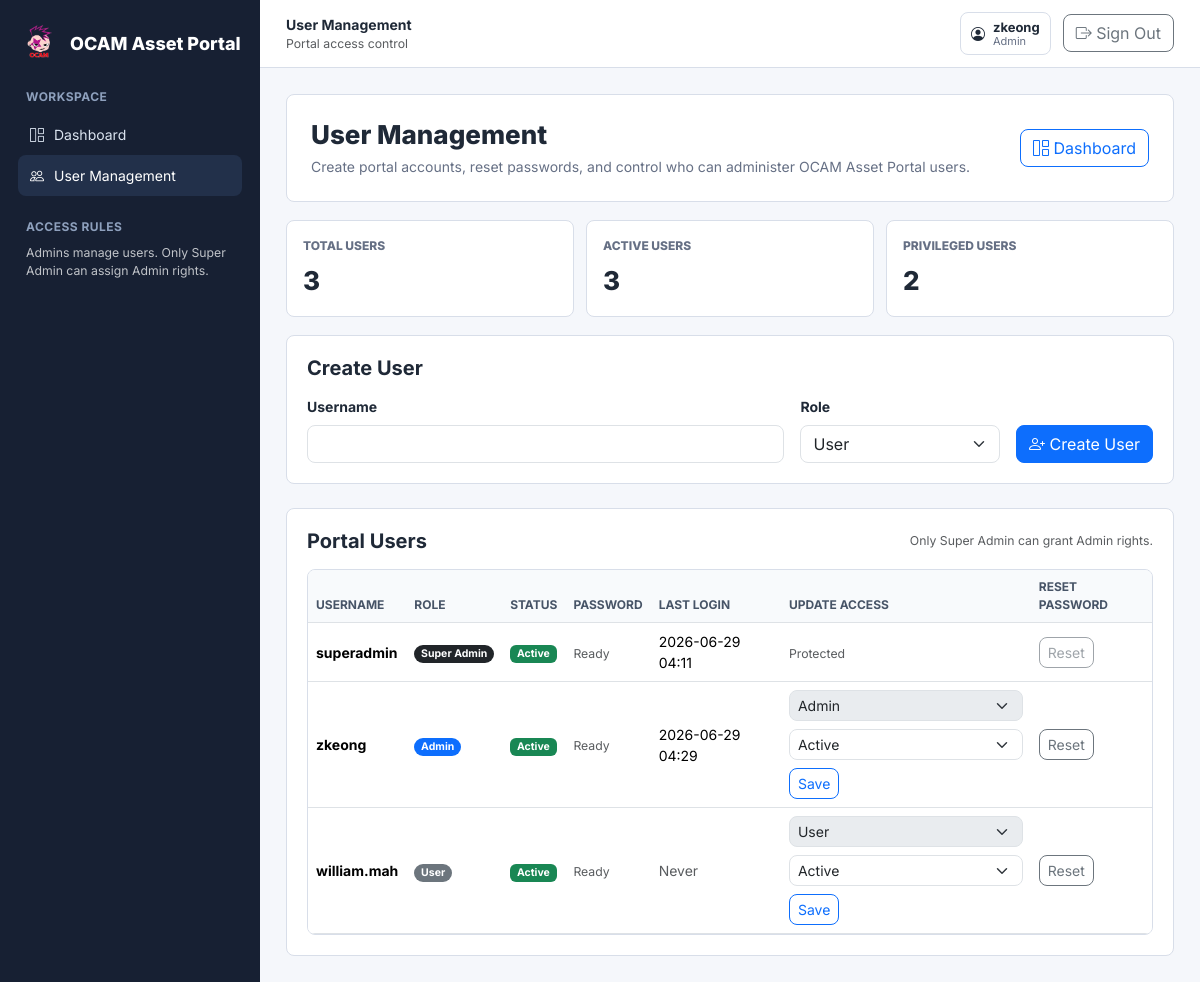
The page /users (signed in) on the database its author committed.
### tables this page shows
CREATE TABLE portal_users (
                id INTEGER PRIMARY KEY AUTOINCREMENT,
                username TEXT NOT NULL UNIQUE,
                password_hash TEXT NOT NULL,
                role TEXT NOT NULL CHECK(role IN ('superadmin', 'admin', 'user')),
                active INTEGER NOT NULL DEFAULT 1,
                created_at INTEGER NOT NULL,
                updated_at INTEGER NOT NULL,
                last_login_at INTEGER
            , password_must_change INTEGER NOT NULL DEFAULT 0);

### app.py (the view)
@app.route("/users")
@admin_required
def users():
    return render_template(
        "users.html",
        users=list_portal_users()
    )

### app.py (called while the page is built)
def db_connection():
    connection = sqlite3.connect(AUTH_DB_PATH)
    connection.row_factory = sqlite3.Row
    return connection

def get_user_by_id(user_id):
    with db_connection() as connection:
        return connection.execute(
            """
            SELECT id, username, role, active, password_must_change, created_at, updated_at, last_login_at
            FROM portal_users
            WHERE id = ?
            """,
            (user_id,)
        ).fetchone()

def csrf_token():
    token = session.get("csrf_token")
    if not token:
        token = secrets.token_urlsafe(32)
        session["csrf_token"] = token
    return token

def is_admin_user():
    return g.current_user and g.current_user["role"] in ("superadmin", "admin")

def admin_required(view):
    @wraps(view)
    def wrapped_view(*args, **kwargs):
        if not is_admin_user():
            abort(403)
        return view(*args, **kwargs)
    return wrapped_view

def role_label(role):
    return ROLE_LABELS.get(role, role)

def format_timestamp(timestamp):
    if not timestamp:
        return ""
    return time.strftime("%Y-%m-%d %H:%M", time.localtime(timestamp))

@app.context_processor
def inject_auth_context():
    return {
        "current_user": getattr(g, "current_user", None),
        "csrf_token": csrf_token,
        "role_label": role_label,
        "format_timestamp": format_timestamp
    }

@app.before_request
def protect_post_forms():
    if request.method == "POST" and request.endpoint != "login":
        validate_csrf()

def list_portal_users():
    with db_connection() as connection:
        return connection.execute(
            """
            SELECT id, username, role, active, password_must_change, created_at, updated_at, last_login_at
            FROM portal_users
            ORDER BY
                CASE role WHEN 'superadmin' THEN 0 WHEN 'admin' THEN 1 ELSE 2 END,
                username COLLATE NOCASE
            """
        ).fetchall()

### templates/users.html (shortened to what this page needs)
<!doctype html>
<html lang="en">
<head>
    <link href="https://cdn.jsdelivr.net/npm/bootstrap@5.3.3/dist/css/bootstrap.min.css" rel="stylesheet">
    <link href="https://cdn.jsdelivr.net/npm/bootstrap-icons@1.11.3/font/bootstrap-icons.css" rel="stylesheet">
</head>
<body>
{% set active_count = users | selectattr('active') | list | length %}
{% set admin_count = users | selectattr('role', 'equalto', 'admin') | list | length %}
{% set superadmin_count = users | selectattr('role', 'equalto', 'superadmin') | list | length %}
<div class="shell">
    <aside class="sidebar">
        <a class="brand text-decoration-none" href="/">
            <img src="{{ url_for('static', filename='ocam-logo.png') }}" alt="OCAM">
            <span>OCAM Asset Portal</span>
        </a>
        <div class="nav-title">Workspace</div>
        <a class="nav-link text-decoration-none" href="/"><i class="bi bi-grid-1x2"></i> Dashboard</a>
        <a class="nav-link text-decoration-none active" href="/users"><i class="bi bi-people"></i> User Management</a>
        <div class="nav-title">Access Rules</div>
        <div class="small px-2 text-light opacity-75">
            Admins manage users. Only Super Admin can assign Admin rights.
        </div>
    </aside>
    <main class="main">
        <header class="topbar">
            <div>
                <strong>User Management</strong>
                <div class="text-muted small">Portal access control</div>
            </div>
            <div class="topbar-actions">
                <div class="user-chip">
                    <i class="bi bi-person-circle"></i>
                    <div>
                        <strong>{{ current_user.username }}</strong>
                        <span>{{ role_label(current_user.role) }}</span>
                    </div>
                </div>
                <form action="/logout" method="post" class="m-0">
                    <button class="btn btn-outline-secondary" type="submit"><i class="bi bi-box-arrow-right"></i> Sign Out</button>
                </form>
            </div>
        </header>
        <div class="content">
            <section class="portal-hero">
                <div>
                    <h1 class="page-title">User Management</h1>
                    <p class="page-subtitle">Create portal accounts, reset passwords, and control who can administer OCAM Asset Portal users.</p>
                </div>
                <a class="btn btn-outline-primary" href="/"><i class="bi bi-grid-1x2"></i> Dashboard</a>
            </section>
            <div class="user-stats">
                <div class="user-stat">
                    <div class="user-stat-label">Total Users</div>
                    <div class="user-stat-value">{{ users | length }}</div>
                </div>
                <div class="user-stat">
                    <div class="user-stat-label">Active Users</div>
                    <div class="user-stat-value">{{ active_count }}</div>
                </div>
                <div class="user-stat">
                    <div class="user-stat-label">Privileged Users</div>
                    <div class="user-stat-value">{{ admin_count + superadmin_count }}</div>
                </div>
            </div>
    <section class="panel mb-4">
        <h2 class="h5 fw-bold mb-3">Create User</h2>
        <form action="/users/create" method="post" class="row g-3 align-items-end">
            <div class="col-12 col-md">
                <label class="form-label fw-bold">Username</label>
                <input class="form-control" name="username" autocomplete="off" required>
            </div>
            <div class="col-12 col-md-3">
                <label class="form-label fw-bold">Role</label>
                <select class="form-select" name="role">
                    <option value="user">User</option>
                </select>
            </div>
            <div class="col-12 col-md-auto">
                <button class="btn btn-primary" type="submit"><i class="bi bi-person-plus"></i> Create User</button>
            </div>
        </form>
    </section>
    <section class="panel">
        <div class="d-flex flex-wrap align-items-center justify-content-between gap-2 mb-3">
            <h2 class="h5 fw-bold mb-0">Portal Users</h2>
            <div class="text-muted small">
                Only Super Admin can grant Admin rights.
            </div>
        </div>
        <div class="table-responsive table-wrap">
            <table class="table table-hover align-middle mb-0">
                <thead>
                    <tr>
                        <th>Username</th>
                        <th>Role</th>
                        <th>Status</th>
                        <th>Password</th>
                        <th>Last Login</th>
                        <th>Update Access</th>
                        <th>Reset Password</th>
                    </tr>
                </thead>
                <tbody>
                    {% for user in users %}
                    <tr>
                        <td class="fw-bold">{{ user.username }}</td>
                        <td>
                            <span class="badge role-badge {% if user.role == 'superadmin' %}text-bg-dark{% elif user.role == 'admin' %}text-bg-primary{% else %}text-bg-secondary{% endif %}">
                                {{ role_label(user.role) }}
                            </span>
                        </td>
                        <td>
                            {% if user.active %}
                            <span class="badge text-bg-success">Active</span>
                            {% else %}
                            <span class="badge text-bg-danger">Disabled</span>
                            {% endif %}
                        </td>
                        <td>
                            {% if user.password_must_change %}
                            <span class="badge text-bg-warning">Must Change</span>
                            {% else %}
                            <span class="text-muted small">Ready</span>
                            {% endif %}
                        </td>
                        <td>
                            {% if user.last_login_at %}
                            {{ format_timestamp(user.last_login_at) }}
                            {% else %}
                            <span class="text-muted">Never</span>
                            {% endif %}
                        </td>
                        <td>
                            {% if user.role == 'superadmin' %}
                            <span class="text-muted small">Protected</span>
                            {% else %}
                            <form action="/users/{{ user.id }}/update" method="post" class="d-flex flex-wrap gap-2">
                                <select class="form-select form-select-sm" name="role" {% if current_user.role != 'superadmin' %}disabled{% endif %}>
                                    <option value="user" {% if user.role == 'user' %}selected{% endif %}>User</option>
                                    <option value="admin" {% if user.role == 'admin' %}selected{% endif %}>Admin</option>
                                </select>
                                <select class="form-select form-select-sm" name="active">
                                    <option value="1" {% if user.active %}selected{% endif %}>Active</option>
                                </select>
                                <button class="btn btn-sm btn-outline-primary" type="submit">Save</button>
                            </form>
                            {% endif %}
                        </td>
                        <td>
                            <button class="btn btn-sm btn-outline-secondary" type="button" data-bs-toggle="modal" data-bs-target="#resetPasswordModal" data-user-id="{{ user.id }}" data-username="{{ user.username }}" {% if user.role == 'superadmin' and current_user.role != 'superadmin' %}disabled{% endif %}>
                                Reset
                            </button>
                        </td>
                    </tr>
                    {% endfor %}
                </tbody>
            </table>
        </div>
    </section>
        </div>
    </main>
</div>
</body>
</html>

### templates/users.html (style rules this page uses)
:root { --sidebar:#172033; --sidebar-soft:#22304a; --content:#f5f7fb; --line:#d8dee9; --text:#1f2937; --muted:#667085; --primary:#2563eb; --success:#059669; --danger:#dc2626; }
body { background:var(--content); color:var(--text); font-family:"Inter", Arial, sans-serif; font-size:14px; margin:0; }
.shell { min-height:100vh; display:grid; grid-template-columns:260px 1fr; }
.sidebar { background:var(--sidebar); color:#dbe4f0; padding:22px 18px; }
.brand { color:#fff; display:flex; align-items:center; gap:10px; font-size:18px; font-weight:800; margin-bottom:24px; }
.brand img { width:42px; height:42px; object-fit:contain; }
.nav-title { color:#8ea0bd; font-size:12px; font-weight:700; letter-spacing:.04em; margin:22px 8px 8px; text-transform:uppercase; }
.nav-link { color:#dbe4f0; border-radius:8px; padding:10px 12px; display:flex; align-items:center; gap:10px; border:0; width:100%; background:transparent; text-align:left; }
.nav-link:hover, .nav-link.active { background:var(--sidebar-soft); color:#fff; }
.main { min-width:0; }
.topbar { height:68px; background:#fff; border-bottom:1px solid var(--line); display:flex; align-items:center; justify-content:space-between; gap:16px; padding:0 26px; position:sticky; top:0; z-index:10; }
.topbar-actions { display:flex; align-items:center; gap:12px; }
.user-chip { border:1px solid var(--line); border-radius:8px; padding:7px 10px; display:flex; align-items:center; gap:8px; background:#fff; white-space:nowrap; }
.user-chip strong { display:block; font-size:13px; line-height:1.1; }
.user-chip span { color:var(--muted); display:block; font-size:11px; line-height:1.1; }
.content { padding:26px; }
.panel { background:#fff; border:1px solid var(--line); border-radius:8px; padding:20px; }
.portal-hero { border:1px solid var(--line); border-radius:8px; background:#fff; padding:24px; margin-bottom:18px; display:flex; align-items:center; justify-content:space-between; gap:16px; }
.page-title { font-size:26px; font-weight:800; margin:0; }
.page-subtitle { color:var(--muted); margin:6px 0 0; max-width:720px; }
.user-stats { display:grid; grid-template-columns:repeat(3, minmax(0, 1fr)); gap:12px; margin-bottom:18px; }
.user-stat { border:1px solid var(--line); border-radius:8px; background:#fff; padding:16px; }
.user-stat-label { color:var(--muted); font-size:12px; font-weight:800; text-transform:uppercase; }
.user-stat-value { font-size:26px; font-weight:800; margin-top:6px; }
.table thead th { color:#475467; font-size:12px; text-transform:uppercase; background:#f8fafc; }
.table-wrap { border:1px solid var(--line); border-radius:8px; overflow:auto; }
.btn, .form-control, .form-select { border-radius:8px; }
.role-badge { border-radius:999px; font-weight:700; }

### rows shown on the page
portal_users: username "zkeong", role "Admin", shows "Active", password_must_change "Ready", last_login_at "2026-06-29 04:29", active "Active"
portal_users: username "superadmin", role "Super Admin", active "Active", password_must_change "Ready", last_login_at "2026-06-29 04:11", shows "Protected"
portal_users: username "william.mah", role "User", shows "Active", password_must_change "Ready", shows "Never", active "Active"

### other values the page prints
{{ users | length }} "3"
{{ active_count }} "3"
{{ admin_count + superadmin_count }} "2"
